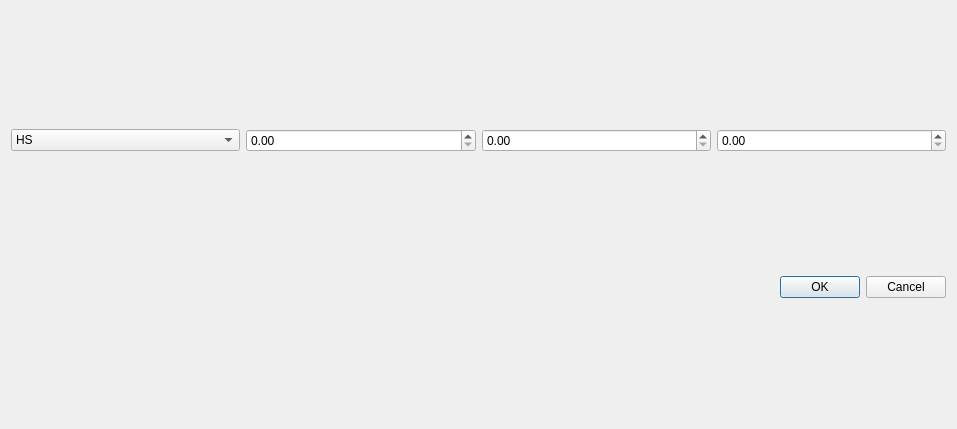
<?xml version="1.0" encoding="UTF-8"?>
<ui version="4.0">
 <class>addFeatureDialog</class>
 <widget class="QDialog" name="addFeatureDialog">
  <property name="geometry">
   <rect>
    <x>0</x>
    <y>0</y>
    <width>957</width>
    <height>429</height>
   </rect>
  </property>
  <property name="windowTitle">
   <string>Dialog</string>
  </property>
  <layout class="QVBoxLayout" name="verticalLayout">
   <item>
    <layout class="QHBoxLayout" name="horizontalLayout">
     <item>
      <widget class="QComboBox" name="laneBox">
       <item>
        <property name="text">
         <string>HS</string>
        </property>
       </item>
       <item>
        <property name="text">
         <string>CL1</string>
        </property>
       </item>
       <item>
        <property name="text">
         <string>CL2</string>
        </property>
       </item>
       <item>
        <property name="text">
         <string>CL3</string>
        </property>
       </item>
       <item>
        <property name="text">
         <string>CR1</string>
        </property>
       </item>
       <item>
        <property name="text">
         <string>CR2</string>
        </property>
       </item>
       <item>
        <property name="text">
         <string>CR3</string>
        </property>
       </item>
      </widget>
     </item>
     <item>
      <widget class="QDoubleSpinBox" name="SchBox"/>
     </item>
     <item>
      <widget class="QDoubleSpinBox" name="EchBox"/>
     </item>
     <item>
      <widget class="QDoubleSpinBox" name="WidthBox"/>
     </item>
    </layout>
   </item>
   <item>
    <widget class="QDialogButtonBox" name="buttonBox">
     <property name="orientation">
      <enum>Qt::Horizontal</enum>
     </property>
     <property name="standardButtons">
      <set>QDialogButtonBox::Cancel|QDialogButtonBox::Ok</set>
     </property>
    </widget>
   </item>
  </layout>
 </widget>
 <resources/>
 <connections>
  <connection>
   <sender>buttonBox</sender>
   <signal>accepted()</signal>
   <receiver>addFeatureDialog</receiver>
   <slot>accept()</slot>
   <hints>
    <hint type="sourcelabel">
     <x>248</x>
     <y>254</y>
    </hint>
    <hint type="destinationlabel">
     <x>157</x>
     <y>274</y>
    </hint>
   </hints>
  </connection>
  <connection>
   <sender>buttonBox</sender>
   <signal>rejected()</signal>
   <receiver>addFeatureDialog</receiver>
   <slot>reject()</slot>
   <hints>
    <hint type="sourcelabel">
     <x>316</x>
     <y>260</y>
    </hint>
    <hint type="destinationlabel">
     <x>286</x>
     <y>274</y>
    </hint>
   </hints>
  </connection>
 </connections>
</ui>
